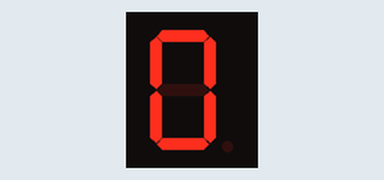
The program below on a simulated Raspberry Pi Pico running MicroPython. On the bench: 1-digit seven-segment display.

Above: at 0.2 s.
At 1.5 s:
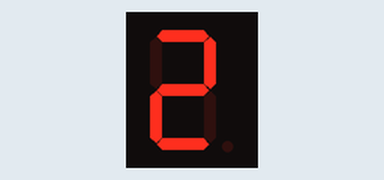
At 2.1 s:
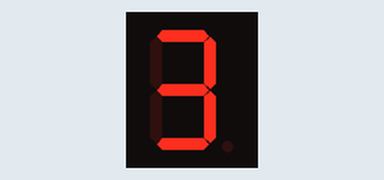
At 3.4 s:
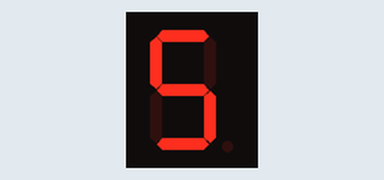
At 4.7 s:
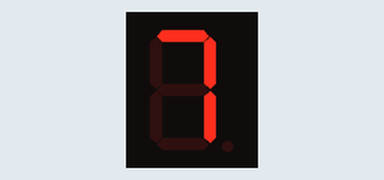
At 5.3 s:
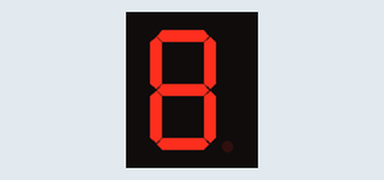

The program:

4.2_7_segment_display.py
```python
import machine
import time

SEGCODE = [0x3f,0x06,0x5b,0x4f,0x66,0x6d,0x7d,0x07,0x7f,0x6f]

sdi = machine.Pin(0,machine.Pin.OUT)
rclk = machine.Pin(1,machine.Pin.OUT)
srclk = machine.Pin(2,machine.Pin.OUT)

def hc595_shift(dat):
    rclk.low()
    time.sleep_ms(5)
    for bit in range(7, -1, -1):
        srclk.low()
        time.sleep_ms(5)
        value = 1 & (dat >> bit)
        sdi.value(value)
        time.sleep_ms(5)
        srclk.high()
        time.sleep_ms(5)
    time.sleep_ms(5)
    rclk.high()
    time.sleep_ms(5)

while True:
    for num in range(10):
        hc595_shift(SEGCODE[num])
        time.sleep_ms(500)
```

Measured:
- by itself, everything shown: repeats every 6.4 s, in 10 steps
- what the display in image 0 shows lasts 0.6 s, from 0.2 s to 0.8 s
